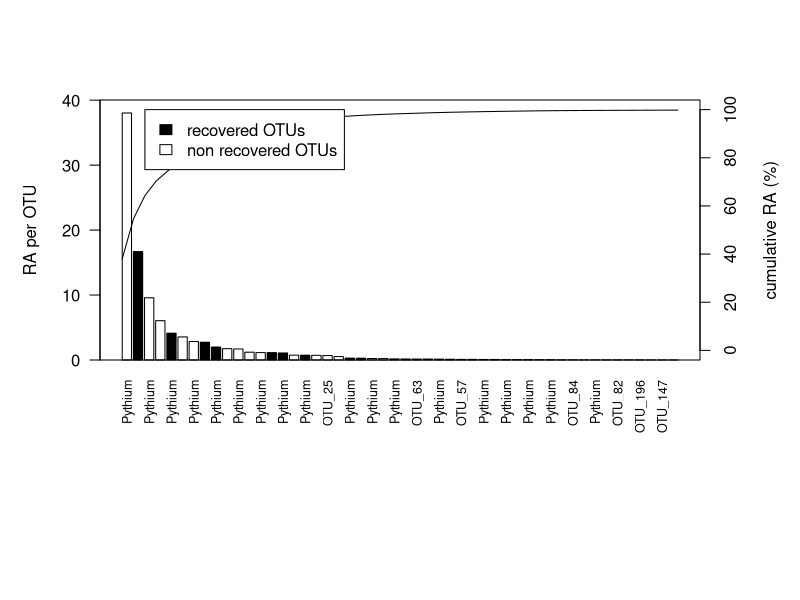

Generate this figure with R:
tab=read.table("dump.txt",header=F)
par(mar=c(12,5,5,5))
barplot(tab[,2],ylim=c(0,tab[1,2]+2),col=c("white","black")[as.factor(tab[,5])],names=tab[,1],las=2,cex.names=0.75,ylab="RA per OTU")
par(new=T)
plot(1:50,tab[,3],col="black",ylim=c(0,100),xaxt="n",yaxt="n",type="l",xlab="",ylab="")
axis(side=4)
mtext("cumulative RA (%)",side=4,line=3)
legend(3,100,c("recovered OTUs","non recovered OTUs"),fill=c("black","white"))

dev.print(pdf,"top_50.pdf")

